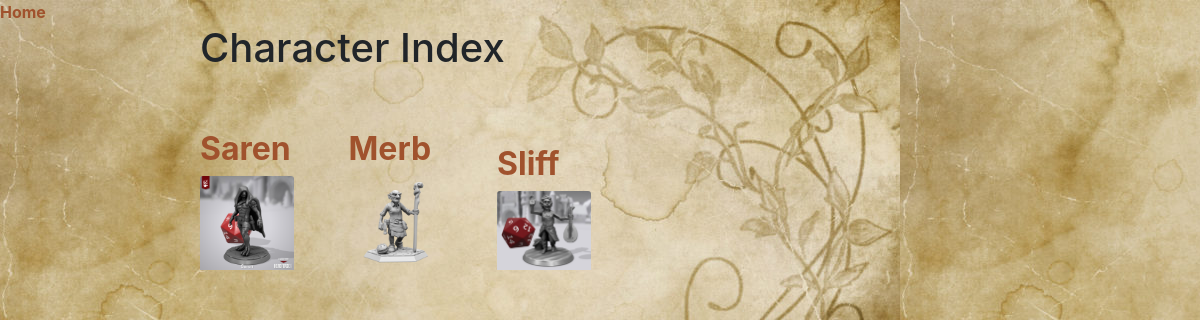
The app's page /naga/, older data.
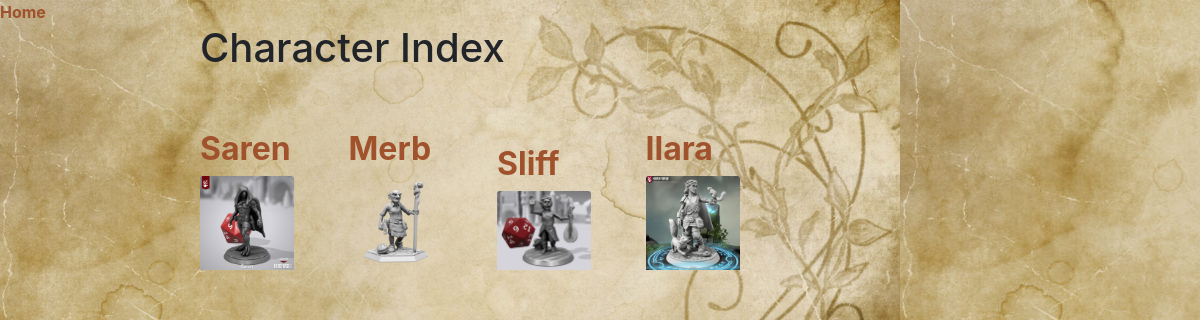
The same page, newer data.
### naga/models.py (models this page shows, shortened)
class Character(models.Model):
    name = models.CharField(max_length=255)
    xp = models.IntegerField(blank=True, null=True)
    race = models.CharField(max_length=255)
    alignment = models.CharField(max_length=255)
    background = models.CharField(max_length=255, blank=True, null=True)
    age = models.CharField(max_length=255, blank=True, null=True)
    height = models.CharField(max_length=255, blank=True, null=True)
    weight = models.CharField(max_length=255, blank=True, null=True)
    eyes = models.CharField(max_length=255, blank=True, null=True)
    skin = models.CharField(max_length=255, blank=True, null=True)
    hair = models.CharField(max_length=255, blank=True, null=True)
    strength = models.IntegerField()
    dexterity = models.IntegerField()
    constitution = models.IntegerField()
    intelligence = models.IntegerField()
    wisdom = models.IntegerField()
    charisma = models.IntegerField()
    proficiencyBonus = models.IntegerField()
    inspiration = models.IntegerField(blank=True, null=True)
    ac = models.IntegerField()
    initiative = models.IntegerField(blank=True, null=True)
    speed = models.IntegerField()
    currentHP = models.IntegerField()
    tempHP = models.CharField(max_length=255, blank=True, null=True)
    hitDiceType = models.CharField(max_length=255)
    hitDice = models.CharField(max_length=255)
    personalityNotes = models.TextField(blank=True, null=True)
    proficienciesNotes = models.TextField(blank=True, null=True)
    weaponsNotes = models.TextField(blank=True, null=True)
    equipmentNotes = models.TextField(blank=True, null=True)
    alliesNotes = models.TextField(blank=True, null=True)
    backstoryNotes = models.TextField(blank=True, null=True)
    additionalNotes = models.TextField(blank=True, null=True)
    treasureNotes = models.TextField(blank=True, null=True)
    customNotesSlot1 = models.TextField(blank=True, null=True)
    headshot = models.ImageField(upload_to='naga/uploads/%s/'%name, blank=True, null=True)
    cp = models.IntegerField(blank=True, null=True)
    sp = models.IntegerField(blank=True, null=True)
    ep = models.IntegerField(blank=True, null=True)
    gp = models.IntegerField(blank=True, null=True)
    pp = models.IntegerField(blank=True, null=True)
    campaignJournal = models.TextField(blank=True, null=True)
    externalReferences = models.TextField(blank=True, null=True) #Out of character, links to stuff or player notes
    useSpellPage = models.BooleanField(default=True)
    lvl0slotsTotal = models.IntegerField(blank=True, null=True)
    lvl0slotsUsed = models.IntegerField(blank=True, null=True)
    lvl1slotsTotal = models.IntegerField(blank=True, null=True)
    lvl1slotsUsed = models.IntegerField(blank=True, null=True)
    lvl2slotsTotal = models.IntegerField(blank=True, null=True)
    lvl2slotsUsed = models.IntegerField(blank=True, null=True)
    lvl3slotsTotal = models.IntegerField(blank=True, null=True)
    lvl3slotsUsed = models.IntegerField(blank=True, null=True)
    lvl4slotsTotal = models.IntegerField(blank=True, null=True)
    lvl4slotsUsed = models.IntegerField(blank=True, null=True)
    lvl5slotsTotal = models.IntegerField(blank=True, null=True)
    lvl5slotsUsed = models.IntegerField(blank=True, null=True)
    lvl6slotsTotal = models.IntegerField(blank=True, null=True)
    lvl6slotsUsed = models.IntegerField(blank=True, null=True)
    lvl7slotsTotal = models.IntegerField(blank=True, null=True)
    lvl7slotsUsed = models.IntegerField(blank=True, null=True)
    lvl8slotsTotal = models.IntegerField(blank=True, null=True)
    lvl8slotsUsed = models.IntegerField(blank=True, null=True)
    lvl9slotsTotal = models.IntegerField(blank=True, null=True)
    lvl9slotsUsed = models.IntegerField(blank=True, null=True)

### naga/views.py (the view)
# urls.py: path("", views.naga_index, name="naga_index"),
def naga_index(request):
    characters = Character.objects.all()
    context = {
        "characters": characters,
    }
    return render(request, "naga_index.html", context)

### naga/templates/naga_index.html
{% extends "naga_base.html" %}
{% block page_content %}
<a href="/">Home</a>
<div class="offset-md-2" style="max-width:80%">
    <h1>Character Index</h1>
    {% for character in characters %}
    <div style="display:inline-block; max-width:15%; padding:50px 50px 50px 0; margin:auto;">
		<h2 style="text-align:left;"><a href="{% url 'naga_characterHome' character.name %}">{{ character.name }}</a></h2>
		{% if character.headshot %}
		<div>
			<a href="{% url 'naga_characterHome' character.name %}"><img class="card-img-top" src="{{ character.headshot.url }}" alt="" width="5%"></a>
		</div>
		<br/><br/>
		{% endif %}
	</div>
    {% endfor %}
</div>
{% endblock %}

### naga/templates/naga_base.html
<link rel="stylesheet" type="text/css" href="/static/naga/naga.css">
<head><title>Naga</title></head>
{% extends "base.html" %}

### portfolio/templates/base.html (shortened to what this page needs)
<link rel="stylesheet" href="https://stackpath.bootstrapcdn.com/bootstrap/4.1.3/css/bootstrap.min.css">
{% block page_content %} {% endblock %}

### static/naga/naga.css (style rules this page uses)
a { color: Sienna !important; font-weight: bold !important; }
h2 { text-align: center; }

Row changes from the older to the newer data that the page shows:
added Character: name "Ilara", headshot (picture)
